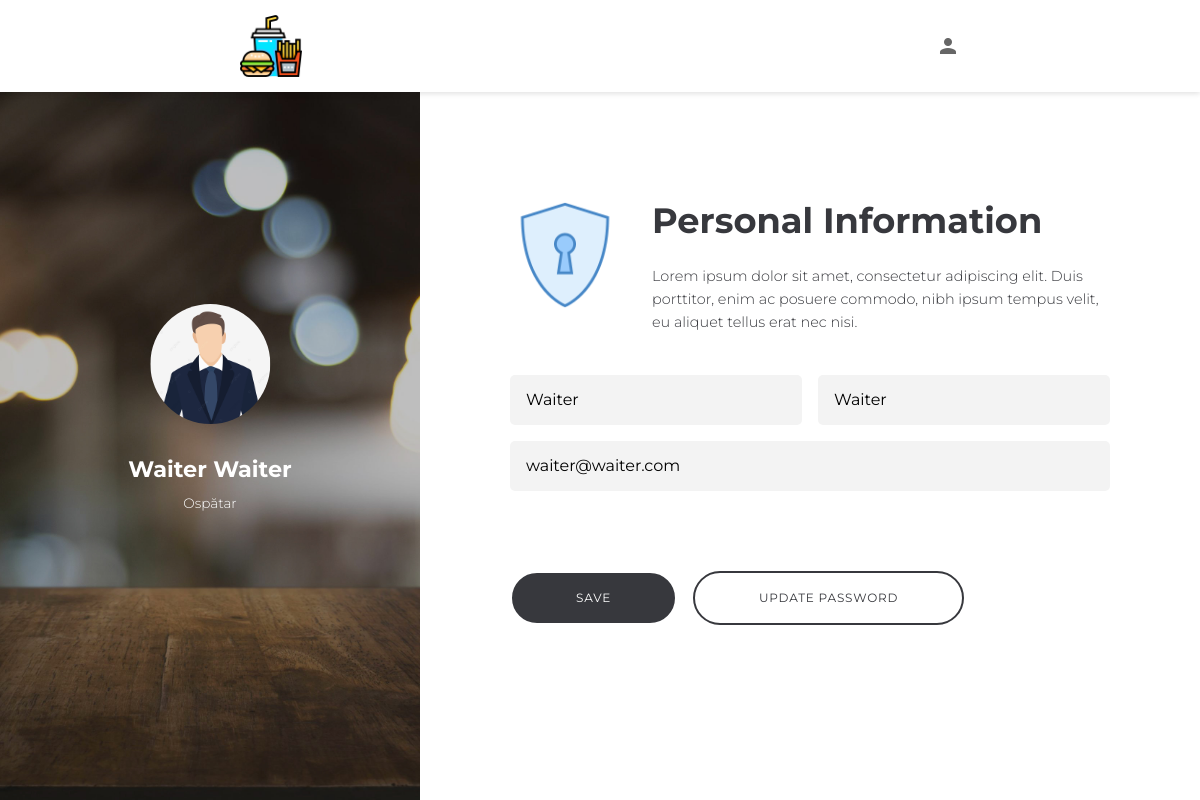
Page /my_account.php (signed in) on the committed database.
### tables this page shows
CREATE TABLE `users` (
  `ID` int(11) NOT NULL,
  `first_name` varchar(256) NOT NULL,
  `last_name` varchar(256) NOT NULL,
  `password` longtext NOT NULL,
  `email` varchar(256) NOT NULL,
  `access_level` int(11) NOT NULL DEFAULT '-1',
  `active` tinyint(1) NOT NULL DEFAULT '1'
);

### classes/DbUtils.php (called while the page is built, shortened)
<?php
class DbUtils
{
    private static $conn;
    protected static $server = "localhost";
    protected static $user_name = "root";
    protected static $password = "";
    protected static $database = "restaurant";
    public static function getInstance($return = false)
    {
        if (self::$conn != null) {
            return self::$conn;
        }
        try {
            self::$conn = new PDO("mysql:dbname=".self::$database."; host=".self::$server, self::$user_name, self::$password);
            self::$conn->setAttribute(PDO::ATTR_ERRMODE, PDO::ERRMODE_EXCEPTION);
            self::$conn->setAttribute(PDO::ATTR_EMULATE_PREPARES, false);
            if ($return) {
                return self::$conn;
            }
        } catch (PDOException $e) {
            @file_put_contents('error_log', @file_get_contents('error_log') .date('Y-m-d H:i:s').' '. $e->getMessage() . "\n");
            die('Eroare DB.');
        }
    }
}

### classes/User.php (called while the page is built, shortened)
<?php
class User
{
    public static function getDetails($id): array
    {
        $stmt = DbUtils::getInstance(true)->prepare("SELECT * FROM `users` WHERE `ID` = ?");
        $stmt->execute(array($id));
        $user = $stmt->fetchAll();
        $data = [];
        $data['ID'] = $user[0]['ID'];
        $data['first_name'] = $user[0]['first_name'];
        $data['last_name'] = $user[0]['last_name'];
        $data['email'] = $user[0]['email'];
        $data['access_level'] = $user[0]['access_level'];
        return $data;
    }
}

### my_account.php (the view, shortened to what this page needs)
<?php
$user = User::getDetails($_SESSION['id_user']);
$errors = [];
?>
<!DOCTYPE html>
<html>
<head>
    <link rel="stylesheet" type="text/css" href="css/my_account.css">
    <?php include './head.php'; ?>
</head>
<body>
<?php include './header.php'; ?>
    <div class="page">
        <div class="sideScreen">
            <div class="sideContent">
                <div class="imageContainer">
                    <img src="assets/profile.jpg">
                </div>
                <h1 class="sideTitle">
                    <?php echo $user['first_name'].' '.$user['last_name'] ?>
                </h1>
                <p class="sideText">
                    <?php
                    switch ($user['access_level']) {
                        case 1:
                            echo 'Ospătar';
                            break;
                    }
                    ?>
                </p>
            </div>
        </div>
        <div class="mainScreen">
            <div class="mainContent">
                <div class="headerContainer flex">
                    <img class="headerImg" src="assets/information-security.png">
                    <div>
                        <h1 class="mainTitle">
                            Personal Information
                        </h1>
                        <p class="mainNote">
                            Lorem ipsum dolor sit amet, consectetur adipiscing elit. Duis porttitor, enim ac posuere commodo, nibh ipsum tempus velit, eu aliquet tellus erat nec nisi.
                        </p>
                    </div>
                </div>
                <form method="post">
                    <div class="inputContainer">
                        <input class="spacer-right" type="text" name="first-name" placeholder="First name" value="<?php if (isset($_POST['first-name'])) echo $_POST['first-name']; else echo $user['first_name'];?>">
                        <input type="text" name="last-name" placeholder="Last Name" value="<?php if (isset($_POST['last-name'])) echo $_POST['last-name']; else echo $user['last_name'];?>">
                    </div>
                    <div class="inputContainer">
                        <div class="inputContainer_inner">
                            <input type="email" name="email" placeholder="E-mail" value="<?php if (isset($_POST['email'])) echo $_POST['email']; else echo $user['email'];?>" <?php if (isset($errors['email'])) echo 'class="input-error"'; ?>>
                        </div>
                    </div>
                    <div class="buttonContainer">
                        <input type="submit" class="mainButton" name="submit" value="Save">
                        <span class="secondaryButton">
                            Update Password
                        </span>
                    </div>
                </form>
            </div>
        </div>
    </div>
</body>
</html>

### css/my_account.css (style rules this page uses)
.page { display: flex; height: 100vh; }
.sideScreen { flex: 1 1 35%; background: url('../assets/sideBG.jpg') no-repeat bottom; background-size: cover; margin: 0 auto; position: relative; }
.sideContent { display: block; position: absolute; top: 30%; left: 50%; transform: translate(-50%); }
.sideTitle { text-align: center; color: #fff; font-size: 1.4rem; margin-bottom: 0.6rem; font-weight: 700; }
.sideText { text-align: center; color: #fff; max-width: 220px; margin: 0 auto; margin-bottom: 2.6rem; font-size: .85rem; line-height: 1.6; font-weight: 300; }
.mainScreen { flex: 1 1 65%; }
.mainContent { display: block; position: absolute; top: 25%; left: 65%; width: 50%; transform: translate(-45%); }
.mainTitle { font-size: 2.2rem; margin-bottom: 1.4rem; font-weight: 700; color: #37383d; }
.mainNote { text-align: left; margin: 0 auto; font-size: .9rem; line-height: 1.6; font-weight: 300; color: #37383d; }
.inputContainer { display: flex; margin: 0 auto; margin-bottom: 1rem; }
.inputContainer input { padding: 0.8rem 1rem; background: #f3f3f3; border: none; border-radius: 5px; width: 100%; }
.buttonContainer { display: flex; margin-top: 5rem; }
.mainButton { display: block; margin-right: 1rem; padding: 1rem 4rem; border-radius: 5rem; border-color: #fff; border-style: solid; background: #37383d; color: #fff; border-width: 2px; text-transform: uppercase; font-size: 12px; letter-spacing: .8px; transition: all .3s ease; }
.secondaryButton { display: block; padding: 1rem 4rem; border-radius: 5rem; border-color: #37383d; border-style: solid; background: transparent; color: #37383d; border-width: 2px; text-transform: uppercase; font-size: 12px; letter-spacing: .8px; transition: all .3s ease }
.headerContainer { margin-bottom: 2.6rem; }
.headerImg { height: 110px; width: auto; margin-right: 2rem; }
.flex { display: flex; }
.spacer-right { margin-right: 1rem; }
.imageContainer { margin: 0 auto 2rem; border-radius: 50%; width: 120px; height: 120px; overflow: hidden; }
.imageContainer img { width: 120px; }
.inputContainer_inner { width: 100%; }

### css/theme.css (style rules this page uses)
html, body, div, span, applet, object, iframe, h1, h2, h3, h4, h5, h6, p, blockquote, pre, a, abbr, acronym, address, big, cite, code, del, dfn, em, img, ins, kbd, q, s, samp, small, strike, strong, sub, sup, tt, var, b, u, i, center, dl, dt, dd, ol, ul, li, fieldset, form, label, legend, table, caption, tbody, tfoot, thead, tr, th, td, article, aside, canvas, details, embed, figure, figcaption, footer, header, hgroup, menu, nav, output, ruby, section, summary, time, mark, audio, video { margin: 0; padding: 0; border: 0; font-size: 100%; font: inherit; vertical-align: baseline; font-family: 'Montserrat', sans-serif; }
body { line-height: 1; position: relative; height: 100vh; }
.page { padding-top: 92px; }

### rows in the picture
users: first_name "Waiter", last_name "Waiter", first-name "Waiter", last-name "Waiter", email "waiter@waiter.com"
